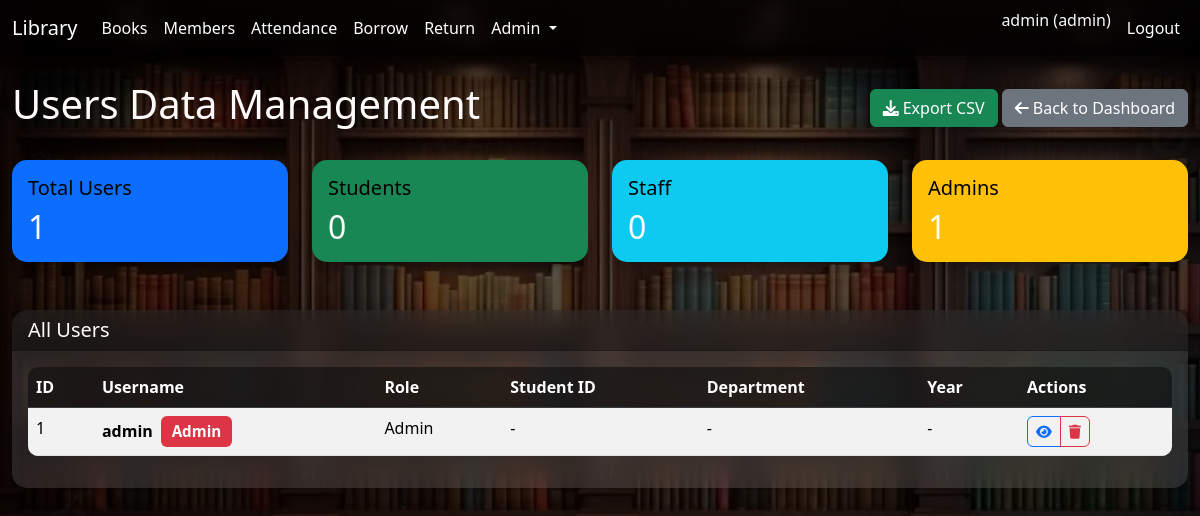
The app's page /admin/users_data (signed in) with its own data.
### users.py (models this page shows, shortened)
class User(db.Model):
    id = db.Column(db.Integer, primary_key=True)
    username = db.Column(db.String(80), unique=True, nullable=False)
    password_hash = db.Column(db.String(128), nullable=False)
    role = db.Column(db.String(20), nullable=False, default='user')  # 'admin', 'user', or 'student'
    student_id = db.Column(db.String(30), unique=True, nullable=True)  # Only for students
    department = db.Column(db.String(80), nullable=True)  # Only for students
    year = db.Column(db.String(10), nullable=True)  # Only for students

### app.py (the view)
@app.route('/admin/users_data')
@admin_required
def admin_users_data():
    users = User.query.all()
    user_stats = {
        'total': len(users),
        'admins': len([u for u in users if u.role == 'admin']),
        'students': len([u for u in users if u.role == 'student']),
        'staff': len([u for u in users if u.role == 'user'])
    }
    return render_template('admin/users_data.html', users=users, stats=user_stats)

### app.py (called while the page is built)
def admin_required(f):
    @wraps(f)
    def decorated_function(*args, **kwargs):
        if 'user_id' not in session or session.get('role') != 'admin':
            flash('Admin access required.', 'danger')
            return redirect(url_for('login'))
        return f(*args, **kwargs)
    return decorated_function

### templates/admin/users_data.html (shortened to what this page needs)
<!DOCTYPE html>
<html lang="en">
<head>
    <link rel="stylesheet" href="https://cdn.jsdelivr.net/npm/bootstrap@5.3.0/dist/css/bootstrap.min.css">
    <link rel="stylesheet" href="https://cdnjs.cloudflare.com/ajax/libs/font-awesome/6.0.0/css/all.min.css">
    <link rel="stylesheet" href="{{ url_for('static', filename='admin.css') }}">
</head>
<body>
    {% include 'navbar.html' %}
<div class="container mt-4">
    <div class="d-flex justify-content-between align-items-center mb-4">
        <h1>Users Data Management</h1>
        <div>
            <a href="{{ url_for('admin_export_data', data_type='users') }}" class="btn btn-success">
                <i class="fas fa-download me-1"></i>Export CSV
            </a>
            <a href="{{ url_for('admin_data_management') }}" class="btn btn-secondary">
                <i class="fas fa-arrow-left me-1"></i>Back to Dashboard
            </a>
        </div>
    </div>
    <div class="row mb-4">
        <div class="col-md-3">
            <div class="card bg-primary text-white">
                <div class="card-body">
                    <h5 class="card-title">Total Users</h5>
                    <h2 class="card-text">{{ stats.total }}</h2>
                </div>
            </div>
        </div>
        <div class="col-md-3">
            <div class="card bg-success text-white">
                <div class="card-body">
                    <h5 class="card-title">Students</h5>
                    <h2 class="card-text">{{ stats.students }}</h2>
                </div>
            </div>
        </div>
        <div class="col-md-3">
            <div class="card bg-info text-white">
                <div class="card-body">
                    <h5 class="card-title">Staff</h5>
                    <h2 class="card-text">{{ stats.staff }}</h2>
                </div>
            </div>
        </div>
        <div class="col-md-3">
            <div class="card bg-warning text-dark">
                <div class="card-body">
                    <h5 class="card-title">Admins</h5>
                    <h2 class="card-text">{{ stats.admins }}</h2>
                </div>
            </div>
        </div>
    </div>
    <div class="card">
        <div class="card-header">
            <h5 class="mb-0">All Users</h5>
        </div>
        <div class="card-body">
            <div class="table-responsive">
                <table class="table table-striped table-hover">
                    <thead class="table-dark">
                        <tr>
                            <th>ID</th>
                            <th>Username</th>
                            <th>Role</th>
                            <th>Student ID</th>
                            <th>Department</th>
                            <th>Year</th>
                            <th>Actions</th>
                        </tr>
                    </thead>
                    <tbody>
                        {% for user in users %}
                        <tr>
                            <td>{{ user.id }}</td>
                            <td>
                                <strong>{{ user.username }}</strong>
                                {% if user.role == 'admin' %}
                                    <span class="badge bg-danger ms-1">Admin</span>
                                {% elif user.role == 'student' %}
                                    <span class="badge bg-success ms-1">Student</span>
                                {% else %}
                                    <span class="badge bg-info ms-1">Staff</span>
                                {% endif %}
                            </td>
                            <td>
                                <span class="text-capitalize">{{ user.role }}</span>
                            </td>
                            <td>{{ user.student_id or '-' }}</td>
                            <td>{{ user.department or '-' }}</td>
                            <td>{{ user.year or '-' }}</td>
                            <td>
                                <div class="btn-group" role="group">
                                    <button type="button" class="btn btn-sm btn-outline-primary"
                                            data-bs-toggle="modal" data-bs-target="#userModal{{ user.id }}">
                                        <i class="fas fa-eye"></i>
                                    </button>
                                    <a href="{{ url_for('delete_user', user_id=user.id) }}"
                                       class="btn btn-sm btn-outline-danger"
                                       onclick="return confirm('Are you sure you want to delete this user?')">
                                        <i class="fas fa-trash"></i>
                                    </a>
                                </div>
                            </td>
                        </tr>
                        {% endfor %}
                    </tbody>
                </table>
            </div>
        </div>
    </div>
</div>
</body>
</html>

### templates/navbar.html (shortened to what this page needs)
<nav class="navbar navbar-expand-lg navbar-dark bg-dark mb-4">
  <div class="container-fluid">
    <a class="navbar-brand" href="{{ url_for('home') }}">Library</a>
    <div class="collapse navbar-collapse" id="navbarNav">
      <ul class="navbar-nav me-auto mb-2 mb-lg-0">
        {% if session.get('user_id') %}
        <li class="nav-item"><a class="nav-link" href="{{ url_for('books') }}">Books</a></li>
        <li class="nav-item"><a class="nav-link" href="{{ url_for('members') }}">Members</a></li>
        <li class="nav-item"><a class="nav-link" href="{{ url_for('attendance') }}">Attendance</a></li>
        <li class="nav-item"><a class="nav-link" href="{{ url_for('borrow') }}">Borrow</a></li>
        <li class="nav-item"><a class="nav-link" href="{{ url_for('return_book') }}">Return</a></li>
        {% if session.get('role') == 'admin' %}
        <li class="nav-item dropdown">
          <a class="nav-link dropdown-toggle" href="#" id="adminDropdown" role="button" data-bs-toggle="dropdown" aria-expanded="false">
            Admin
          </a>
        </li>
        {% endif %}
        {% endif %}
      </ul>
      <ul class="navbar-nav">
        {% if session.get('user_id') %}
        <li class="nav-item">
          <span class="navbar-text text-light me-2">
            {{ session['username'] }} ({{ session['role'] }})
          </span>
        </li>
        <li class="nav-item">
          <a class="nav-link" href="{{ url_for('logout') }}">Logout</a>
        </li>
        {% else %}
        <li class="nav-item">
          <a class="nav-link" href="{{ url_for('login') }}">Login</a>
        </li>
        {% endif %}
      </ul>
    </div>
  </div>
</nav>

### static/admin.css (style rules this page uses)
body { background: url("../static/lib.jpg") no-repeat center center fixed; background-size: cover; color: #fff; min-height: 100vh; }
body::before { content: ""; position: fixed; top: 0; left: 0; right: 0; bottom: 0; background: rgba(0, 0, 0, 0.65); z-index: -1; }
.container { max-width: 1200px; }
.card { background: rgba(255, 255, 255, 0.12); backdrop-filter: blur(12px); border-radius: 15px; border: none; margin-bottom: 24px; box-shadow: 0 4px 16px rgba(0,0,0,0.25); color: #fff; transition: 0.2s; }
.card-header { font-weight: 600; font-size: 1.1rem; color: #fff; background: rgba(0, 0, 0, 0.35); border-radius: 15px 15px 0 0; }
.table { background: rgba(255, 255, 255, 0.08); border-radius: 10px; overflow: hidden; color: #fff; }
.table th { background: rgba(0, 0, 0, 0.6); color: #fff; }
.table td { color: #eee; }
.btn { border-radius: 6px; font-weight: 500; }
.btn-primary, .btn-success, .btn-info, .btn-warning, .btn-danger, .btn-secondary { box-shadow: 0 2px 6px rgba(0,0,0,0.25); }
.badge { font-size: 0.95em; padding: 0.5em 0.7em; border-radius: 6px; }
h1, h2, h3, h4, h5 { font-family: 'Segoe UI', 'Arial', sans-serif; color: #fffbfb; }
.navbar { background: rgba(0, 0, 0, 0.6) !important; backdrop-filter: blur(10px); box-shadow: 0 2px 8px rgba(0,0,0,0.25); }
.navbar .nav-link, .navbar-brand { color: #fff !important; }
.card, .card-body, .card-header, .card-footer { color: #000 !important; }
.table th { color: #fff !important; }
.table td { color: #000 !important; }

### records on screen
User: id "1", username "admin", shows "Admin", role "Admin", student_id "-", department "-", year "-"

### other values on screen
{{ session['username'] }} "admin"
{{ session['role'] }} "admin"
{{ stats.total }} "1"
{{ stats.students }} "0"
{{ stats.staff }} "0"
{{ stats.admins }} "1"
